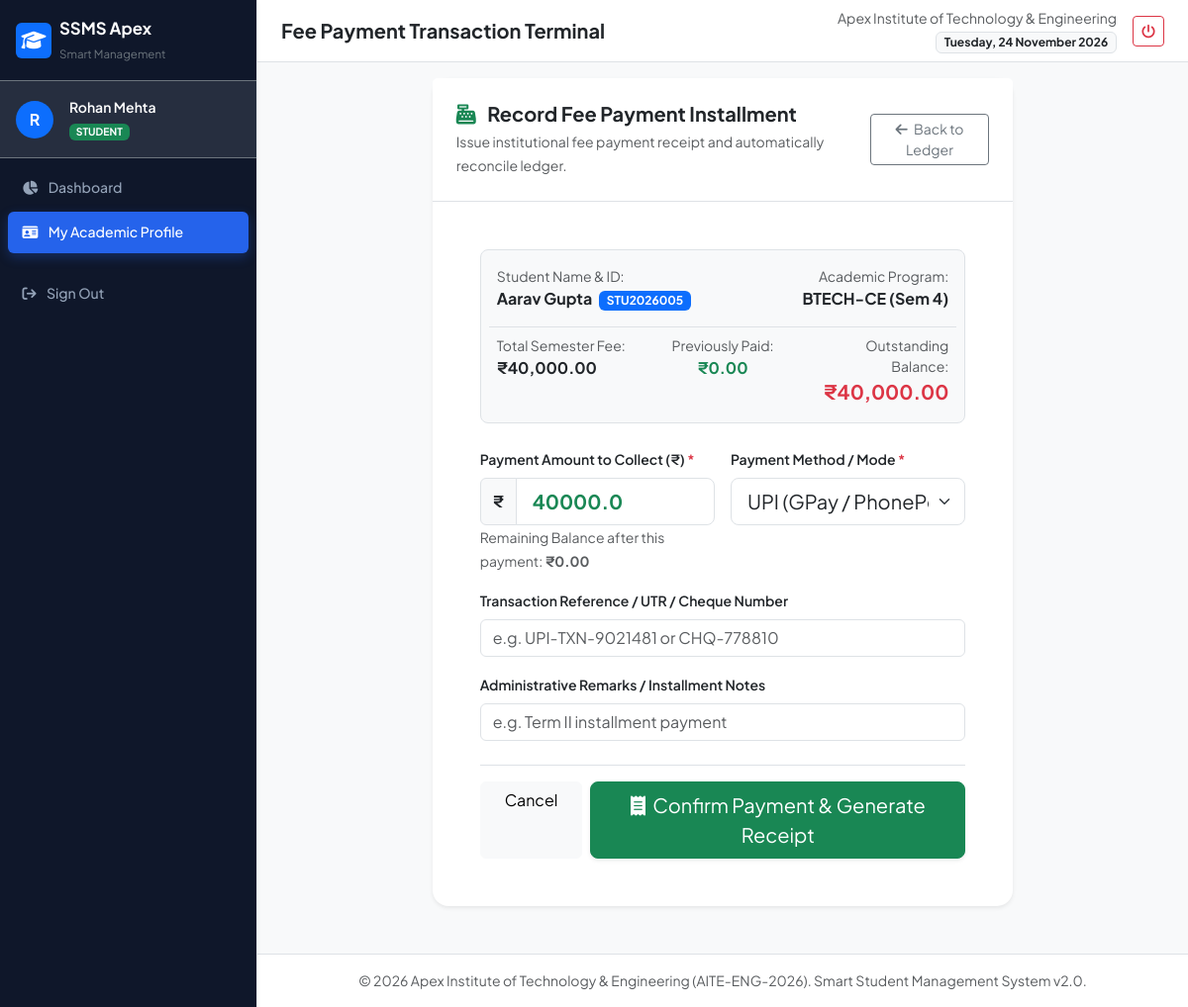
/fees/collect/5 (signed in), run on the app's committed database.
### models.py (models this page shows, shortened)
class User(db.Model):
    __tablename__ = 'users'
    id = db.Column(db.Integer, primary_key=True)
    username = db.Column(db.String(50), unique=True, nullable=False, index=True)
    password_hash = db.Column(db.String(255), nullable=False)
    role = db.Column(db.String(20), nullable=False, default='student')  # admin, teacher, student, accountant
    email = db.Column(db.String(100), unique=True, nullable=False)
    full_name = db.Column(db.String(100), nullable=False)
    is_active = db.Column(db.Boolean, default=True)
    created_at = db.Column(db.DateTime, default=datetime.utcnow)
    student_profile = db.relationship('Student', backref='user_account', uselist=False, cascade='all, delete-orphan')
    audit_logs = db.relationship('AuditLog', backref='user', lazy='dynamic')

class Student(db.Model):
    __tablename__ = 'students'
    id = db.Column(db.Integer, primary_key=True)
    student_id = db.Column(db.String(30), unique=True, nullable=False, index=True)  # e.g., 'STU2026001'
    user_id = db.Column(db.Integer, db.ForeignKey('users.id'), nullable=True)
    course_id = db.Column(db.Integer, db.ForeignKey('courses.id'), nullable=False)
    semester = db.Column(db.Integer, nullable=False, default=1)
    first_name = db.Column(db.String(50), nullable=False)
    last_name = db.Column(db.String(50), nullable=False)
    email = db.Column(db.String(100), unique=True, nullable=False)
    phone = db.Column(db.String(20), nullable=False)
    address = db.Column(db.Text)
    enrollment_date = db.Column(db.Date, default=date.today)
    status = db.Column(db.String(20), default='active')  # active, inactive, graduated, dropped
    guardian_name = db.Column(db.String(100))
    guardian_phone = db.Column(db.String(20))
    attendance_records = db.relationship('Attendance', backref='student', lazy='dynamic')
    marks_records = db.relationship('Marks', backref='student', lazy='dynamic')
    fees = db.relationship('StudentFee', backref='student', lazy='dynamic')
    @property
    def full_name(self):
        return f"{self.first_name} {self.last_name}"

class Course(db.Model):
    __tablename__ = 'courses'
    id = db.Column(db.Integer, primary_key=True)
    code = db.Column(db.String(20), unique=True, nullable=False)  # e.g., 'BTECH-CE'
    name = db.Column(db.String(100), nullable=False)              # e.g., 'Computer Engineering'
    description = db.Column(db.Text)
    duration_semesters = db.Column(db.Integer, default=8)
    students = db.relationship('Student', backref='course', lazy='dynamic')
    subjects = db.relationship('Subject', backref='course', lazy='dynamic')
    fee_structures = db.relationship('FeeStructure', backref='course', lazy='dynamic')

class StudentFee(db.Model):
    __tablename__ = 'student_fees'
    id = db.Column(db.Integer, primary_key=True)
    student_id = db.Column(db.Integer, db.ForeignKey('students.id'), nullable=False)
    fee_structure_id = db.Column(db.Integer, db.ForeignKey('fee_structures.id'), nullable=False)
    total_amount = db.Column(db.Float, nullable=False, default=40000.0)
    paid_amount = db.Column(db.Float, default=0.0)
    balance_amount = db.Column(db.Float, default=40000.0)
    status = db.Column(db.String(20), default='unpaid')  # 'paid', 'partial', 'unpaid'
    payments = db.relationship('FeePayment', backref='student_fee', lazy='dynamic', cascade='all, delete-orphan')

### app.py (the view, shortened to what this page needs)
    @app.route('/fees/collect/<int:student_fee_id>', methods=['GET', 'POST'])
    @login_required
    @roles_accepted('admin', 'accountant')
    def fee_collect(student_fee_id):
        student_fee = StudentFee.query.get_or_404(student_fee_id)
        return render_template('fees/collect.html', student_fee=student_fee)

### templates/fees/collect.html (shortened to what this page needs)
{% extends "base.html" %}
{% block page_title %}Fee Payment Transaction Terminal{% endblock %}
{% block content %}
<div class="row justify-content-center">
    <div class="col-lg-8">
        <div class="card border-0 shadow-sm rounded-4">
            <div class="card-header bg-white border-bottom p-4 d-flex align-items-center justify-content-between">
                <div>
                    <h5 class="fw-bold mb-1 text-dark">
                        <i class="fa-solid fa-cash-register text-success me-2"></i> Record Fee Payment Installment
                    </h5>
                    <small class="text-muted">Issue institutional fee payment receipt and automatically reconcile ledger.</small>
                </div>
                <a href="{{ url_for('fees_list') }}" class="btn btn-outline-secondary btn-sm">
                    <i class="fa-solid fa-arrow-left me-1"></i> Back to Ledger
                </a>
            </div>
            <div class="card-body p-4 p-md-5">
                <div class="p-3 bg-light rounded-3 border mb-4">
                    <div class="row g-3">
                        <div class="col-sm-6">
                            <span class="text-muted small d-block">Student Name & ID:</span>
                            <strong class="text-dark fs-6">{{ student_fee.student.full_name }}</strong>
                            <span class="badge bg-primary ms-1">{{ student_fee.student.student_id }}</span>
                        </div>
                        <div class="col-sm-6 text-sm-end">
                            <span class="text-muted small d-block">Academic Program:</span>
                            <strong class="text-dark">{{ student_fee.student.course.code }} (Sem {{ student_fee.student.semester }})</strong>
                        </div>
                        <div class="col-4 border-top pt-2">
                            <span class="text-muted small d-block">Total Semester Fee:</span>
                            <span class="fw-bold text-dark">₹{{ "{:,.2f}".format(student_fee.total_amount) }}</span>
                        </div>
                        <div class="col-4 border-top pt-2 text-center">
                            <span class="text-muted small d-block">Previously Paid:</span>
                            <span class="fw-bold text-success">₹{{ "{:,.2f}".format(student_fee.paid_amount) }}</span>
                        </div>
                        <div class="col-4 border-top pt-2 text-end">
                            <span class="text-muted small d-block">Outstanding Balance:</span>
                            <span class="fw-bold text-danger fs-5" id="currentBalance" data-balance="{{ student_fee.balance_amount }}">
                                ₹{{ "{:,.2f}".format(student_fee.balance_amount) }}
                            </span>
                        </div>
                    </div>
                </div>
                <form method="POST" action="{{ url_for('fee_collect', student_fee_id=student_fee.id) }}">
                    <div class="row g-3 mb-4">
                        <div class="col-md-6">
                            <label class="form-label small fw-semibold">Payment Amount to Collect (₹) <span class="text-danger">*</span></label>
                            <div class="input-group">
                                <span class="input-group-text bg-light fw-bold">₹</span>
                                <input type="number" step="1" min="1" max="{{ student_fee.balance_amount }}"
                                       id="amount_paid" name="amount_paid" class="form-control form-control-lg fw-bold text-success"
                                       value="{{ student_fee.balance_amount }}" required>
                            </div>
                            <small class="text-muted" id="remainingBalancePreview">
                                Remaining Balance after this payment: <strong>₹0.00</strong>
                            </small>
                        </div>
                        <div class="col-md-6">
                            <label class="form-label small fw-semibold">Payment Method / Mode <span class="text-danger">*</span></label>
                            <select name="payment_mode" class="form-select form-select-lg" required>
                                <option value="UPI" selected>UPI (GPay / PhonePe / Paytm)</option>
                            </select>
                        </div>
                        <div class="col-md-12">
                            <label class="form-label small fw-semibold">Transaction Reference / UTR / Cheque Number</label>
                            <input type="text" name="transaction_ref" class="form-control" placeholder="e.g. UPI-TXN-9021481 or CHQ-778810">
                        </div>
                        <div class="col-md-12">
                            <label class="form-label small fw-semibold">Administrative Remarks / Installment Notes</label>
                            <input type="text" name="notes" class="form-control" placeholder="e.g. Term II installment payment">
                        </div>
                    </div>
                    <div class="d-flex justify-content-end gap-2 pt-3 border-top">
                        <a href="{{ url_for('fees_list') }}" class="btn btn-light px-4">Cancel</a>
                        <button type="submit" class="btn btn-success btn-lg px-4 shadow-sm">
                            <i class="fa-solid fa-receipt me-1"></i> Confirm Payment & Generate Receipt
                        </button>
                    </div>
                </form>
            </div>
        </div>
    </div>
</div>
{% endblock %}

### templates/base.html (shortened to what this page needs)
<!DOCTYPE html>
<html lang="en">
<head>
    <link href="https://cdn.jsdelivr.net/npm/bootstrap@5.3.3/dist/css/bootstrap.min.css" rel="stylesheet">
    <link href="https://cdnjs.cloudflare.com/ajax/libs/font-awesome/6.5.1/css/all.min.css" rel="stylesheet">
    <link rel="stylesheet" href="{{ url_for('static', filename='css/style.css') }}">
</head>
<body>
    <div class="d-flex" id="wrapper">
        {% if current_user %}
        <nav id="sidebar" class="bg-dark text-white border-end shadow-sm">
            <div class="sidebar-header p-3 border-bottom border-secondary d-flex align-items-center justify-content-between">
                <a href="{{ url_for('dashboard') }}" class="text-white text-decoration-none d-flex align-items-center gap-2">
                    <div class="brand-icon bg-primary text-white rounded p-2 d-flex align-items-center justify-content-center">
                        <i class="fa-solid fa-graduation-cap fs-5"></i>
                    </div>
                    <div>
                        <div class="fw-bold tracking-tight text-white mb-0" style="font-size: 1.05rem;">SSMS Apex</div>
                        <small class="text-secondary" style="font-size: 0.72rem;">Smart Management</small>
                    </div>
                </a>
            </div>
            <div class="p-3 bg-secondary bg-opacity-25 border-bottom border-secondary d-flex align-items-center gap-3">
                <div class="avatar-circle bg-primary text-white fw-bold d-flex align-items-center justify-content-center rounded-circle">
                    {{ current_user.full_name[0] }}
                </div>
                <div class="overflow-hidden">
                    <div class="text-truncate fw-semibold text-white small">{{ current_user.full_name }}</div>
                    <span class="badge bg-{{ 'danger' if current_user.role == 'admin' else ('info' if current_user.role == 'teacher' else ('warning text-dark' if current_user.role == 'accountant' else 'success')) }} text-uppercase" style="font-size: 0.65rem;">
                        {{ current_user.role }}
                    </span>
                </div>
            </div>
            <ul class="nav flex-column p-2 gap-1 sidebar-nav">
                <li class="nav-item">
                    <a class="nav-link text-white-50 rounded {{ 'active' if request.endpoint == 'dashboard' }}" href="{{ url_for('dashboard') }}">
                        <i class="fa-solid fa-chart-pie me-2"></i> Dashboard
                    </a>
                </li>
                {% if current_user.role == 'student' and current_user.student_profile %}
                <li class="nav-item">
                    <a class="nav-link text-white-50 rounded active" href="{{ url_for('student_view', student_id=current_user.student_profile.id) }}">
                        <i class="fa-solid fa-id-card me-2"></i> My Academic Profile
                    </a>
                </li>
                {% endif %}
                <li class="nav-item mt-auto pt-3">
                    <a class="nav-link text-danger rounded" href="{{ url_for('logout') }}">
                        <i class="fa-solid fa-arrow-right-from-bracket me-2"></i> Sign Out
                    </a>
                </li>
            </ul>
        </nav>
        {% endif %}
        <div id="page-content-wrapper" class="w-100 bg-light">
            <nav class="navbar navbar-expand navbar-light bg-white border-bottom px-4 py-2 sticky-top">
                <div class="container-fluid p-0">
                    <div class="d-flex align-items-center gap-2">
                        <span class="fs-5 fw-bold text-dark">{% block page_title %}Smart Student Management System{% endblock %}</span>
                    </div>
                    <div class="d-flex align-items-center gap-3">
                        <div class="text-end d-none d-md-block">
                            <small class="text-muted d-block">{{ institute_name }}</small>
                            <span class="badge bg-light text-dark border">{{ now.strftime('%A, %d %B %Y') }}</span>
                        </div>
                        {% if current_user %}
                        <a href="{{ url_for('logout') }}" class="btn btn-outline-danger btn-sm" title="Logout">
                            <i class="fa-solid fa-power-off"></i>
                        </a>
                        {% endif %}
                    </div>
                </div>
            </nav>
            <div class="container-fluid px-4 pt-3">
                {% block content %}{% endblock %}
            </div>
            <footer class="mt-5 py-3 border-top bg-white text-center text-muted small">
                <div class="container-fluid">
                    <span>&copy; {{ now.year }} {{ institute_name }} ({{ institute_code }}). Smart Student Management System v2.0.</span>
                </div>
            </footer>
        </div>
    </div>
</body>
</html>

### static/css/style.css (style rules this page uses)
:root { --primary-color: #2563eb; --primary-hover: #1d4ed8; --secondary-color: #64748b; --success-color: #10b981; --danger-color: #ef4444; --warning-color: #f59e0b; --dark-surface: #0f172a; --light-bg: #f8fafc; --sidebar-width: 260px; }
body { font-family: 'Plus Jakarta Sans', -apple-system, BlinkMacSystemFont, "Segoe UI", Roboto, sans-serif; background-color: var(--light-bg); color: #1e293b; margin: 0; padding: 0; overflow-x: hidden; }
#sidebar { width: var(--sidebar-width); min-width: var(--sidebar-width); min-height: 100vh; background-color: var(--dark-surface) !important; transition: all 0.3s ease; z-index: 1040; }
.brand-icon { width: 36px; height: 36px; }
.avatar-circle { width: 38px; height: 38px; }
.sidebar-nav .nav-link { font-size: 0.88rem; font-weight: 500; padding: 0.65rem 0.9rem; color: #94a3b8 !important; transition: all 0.2s ease; }
.sidebar-nav .nav-link.active { color: #ffffff !important; background-color: var(--primary-color) !important; box-shadow: 0 4px 12px rgba(37, 99, 235, 0.3); }

### data on the page
User: full_name "R", full_name "Rohan Mehta", role "STUDENT"
Student: student.full_name "Aarav Gupta", student.student_id "STU2026005", student.semester "4"
Course: student.course.code "BTECH-CE"
StudentFee: total_amount "40,000.00", paid_amount "0.00", balance_amount "40,000.00", amount_paid "40000.0"

### other printed values
{{ institute_name }} "Apex Institute of Technology & Engineering"
{{ institute_code }} "AITE-ENG-2026"
